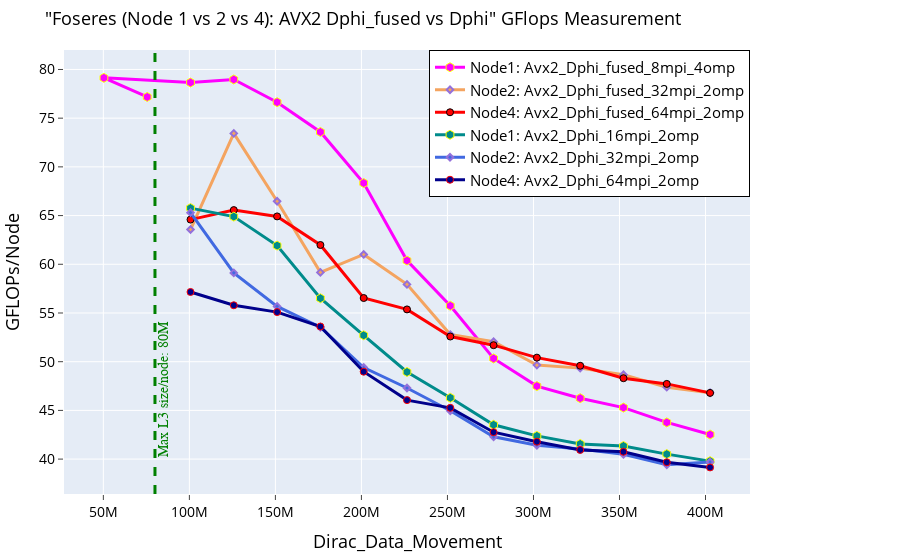

This figure's notebook cell:
### Markdown cell above
# AVX Best cases on Node 1, 2 and 4

### Code cell
# AVX2 Fused Cases
fig = go.Figure()
fig.add_trace(go.Scatter(x=(dfn1AvxFusNonProb_8mpi_4omp.Dirc_Data_Mov*(dfn1AvxFusNonProb_8mpi_4omp.MPI_size)), 
                         y=(dfn1AvxFusNonProb_8mpi_4omp.GFLOPS*(dfn1AvxFusNonProb_8mpi_4omp.MPI_size)), 
                         mode='lines+markers', 
                         name='Node1: Avx2_Dphi_fused_8mpi_4omp',
                         line=dict(color='magenta',width=3),
                         marker=dict(symbol='hexagon',size=9, line=dict(color='yellow',width=1))))

fig.add_trace(go.Scatter(x=(dfn2AvxFusNonProb_32mpi_2omp.Dirc_Data_Mov*(dfn2AvxFusNonProb_32mpi_2omp.MPI_size/2)), 
                         y=(dfn2AvxFusNonProb_32mpi_2omp.GFLOPS*(dfn2AvxFusNonProb_32mpi_2omp.MPI_size/2)), 
                         mode='lines+markers', 
                         name='Node2: Avx2_Dphi_fused_32mpi_2omp',
                         line=dict(color='sandybrown',width=3),
                         marker=dict(symbol='diamond',size=5,line=dict(color='MediumPurple',width=2))))

fig.add_trace(go.Scatter(x=(dfn4AvxFusNonProb_64mpi_2omp.Dirc_Data_Mov*(dfn4AvxFusNonProb_64mpi_2omp.MPI_size/4)), 
                         y=(dfn4AvxFusNonProb_64mpi_2omp.GFLOPS*(dfn4AvxFusNonProb_64mpi_2omp.MPI_size/4)), 
                         mode='lines+markers', 
                         name='Node4: Avx2_Dphi_fused_64mpi_2omp',
                         line=dict(color='red',width=3),
                         marker=dict(symbol='circle',size=7, line=dict(color='black',width=1))))

# AVX-2 Non-fused Cases
fig.add_trace(go.Scatter(x=(dfn1AvxNonFusNonProb_16mpi_2omp.Dirc_Data_Mov*(dfn1AvxNonFusNonProb_16mpi_2omp.MPI_size)), 
                         y=(dfn1AvxNonFusNonProb_16mpi_2omp.GFLOPS*(dfn1AvxNonFusNonProb_16mpi_2omp.MPI_size)), 
                         mode='lines+markers', 
                         name='Node1: Avx2_Dphi_16mpi_2omp',
                         line=dict(color='darkcyan',width=3),
                         marker=dict(symbol='hexagon',size=9, line=dict(color='yellow',width=1))))



fig.add_trace(go.Scatter(x=(dfn2AvxNonFusNonProb_32mpi_2omp.Dirc_Data_Mov*(dfn2AvxNonFusNonProb_32mpi_2omp.MPI_size/2)), 
                         y=(dfn2AvxNonFusNonProb_32mpi_2omp.GFLOPS*(dfn2AvxNonFusNonProb_32mpi_2omp.MPI_size/2)), 
                         mode='lines+markers', 
                         name='Node2: Avx2_Dphi_32mpi_2omp',
                         line=dict(color='royalblue',width=3),
                         marker=dict(symbol='diamond',size=5,line=dict(color='MediumPurple',width=2))))

fig.add_trace(go.Scatter(x=(dfn4AvxNonFusNonProb_64mpi_2omp.Dirc_Data_Mov*(dfn4AvxNonFusNonProb_64mpi_2omp.MPI_size/4)), 
                         y=(dfn4AvxNonFusNonProb_64mpi_2omp.GFLOPS*(dfn4AvxNonFusNonProb_64mpi_2omp.MPI_size/4)), 
                         mode='lines+markers', 
                         name='Node4: Avx2_Dphi_64mpi_2omp',
                         line=dict(color='darkblue',width=3),
                         marker=dict(symbol='circle',size=7, line=dict(color='red',width=1))))

# Adding a vertical line
fig.add_vline(x=80e6, line_width=3, line_dash="dash", line_color="green")
# fig.add_hline(y=1024, line_width=3, line_dash="dash", line_color="red")

fig.add_annotation(
    x=80e6,
    y=40,
    text='Max L3 size/node: 80M',
    xanchor='left',  # Anchor the text to the left side of the annotation point
    yanchor='bottom',
    showarrow=False,
    arrowhead=1,
    arrowsize=1,
    arrowwidth=2,
    arrowcolor="#636363",
    ax=-60,  # Move the text 60 units to the left
    ay=-30,
    font=dict(size=14, color="green", family="Sans Serif"),
    align="left",
    textangle=-90,  # Rotate the text 90 degrees counter-clockwise
)


# fig.add_annotation(
#     x='300e6'
#     , y=155
#     , text=f'Max Bandwidth Per Node'
#     , yanchor='bottom'
#     , showarrow=False
#     , arrowhead=1
#     , arrowsize=1
#     , arrowwidth=2
#     , arrowcolor="#636363"
#     , ax=-20
#     , ay=-30
#     , font=dict(size=12, color="orange", family="Sans Serif")
#     , align="left"
#     ,)



fig.update_layout(
    title=dict(text='"Foseres (Node 1 vs 2 vs 4): AVX2 Dphi_fused vs Dphi" GFlops Measurement',
               font=dict(color="black", size=18)),  # Set title text color to black
    xaxis_title=dict(text='Dirac_Data_Movement', font=dict(color="black", size=18)), 
    yaxis_title=dict(text='GFLOPs/Node', font=dict(color="black", size=18)), 
    xaxis=dict(ticks="outside", tickfont=dict(color="black", size=14)),  # Set font color for x-axis ticks
    yaxis=dict(ticks="outside", tickfont=dict(color="black", size=14)),  # Set font color for y-axis ticks
    legend=go.layout.Legend(bordercolor="black", borderwidth=1, x=1, xanchor="right", y=1, yanchor="top",
                            font=dict(color="black", size=15)),  # Set legend text color to black
    margin=dict(l=50, r=150, t=50, b=50)  # Adjust the left and right margins
)

### Figure 1 — Plotly figure (JSON) as saved in the notebook; plotly's stock layout.template omitted (floating-point values rounded to 4 significant figures)
{"data": [{"line": {"color": "magenta", "width": 3}, "marker": {"line": {"color": "yellow", "width": 1}, "size": 9, "symbol": "hexagon"}, "mode": "lines+markers", "name": "Node1: Avx2_Dphi_fused_8mpi_4omp", "type": "scatter", "x": [75497472, 50331648, 100663296, 125829120, 150994944, 176160768, 201326592, 226492416, 251658240, 276824064, 301989888, 327155712, 352321536, 377487360, 402653184], "y": [77.18, 79.14, 78.66, 78.97, 76.64, 73.58, 68.34, 60.38, 55.74, 50.34, 47.49, 46.25, 45.28, 43.77, 42.52]}, {"line": {"color": "sandybrown", "width": 3}, "marker": {"line": {"color": "MediumPurple", "width": 2}, "size": 5, "symbol": "diamond"}, "mode": "lines+markers", "name": "Node2: Avx2_Dphi_fused_32mpi_2omp", "type": "scatter", "x": [100663296, 125829120, 150994944, 176160768, 201326592, 226492416, 251658240, 276824064, 301989888, 327155712, 352321536, 377487360, 402653184], "y": [63.57, 73.44, 66.47, 59.17, 61.01, 57.94, 52.79, 52.05, 49.65, 49.34, 48.66, 47.38, 46.81]}, {"line": {"color": "red", "width": 3}, "marker": {"line": {"color": "black", "width": 1}, "size": 7, "symbol": "circle"}, "mode": "lines+markers", "name": "Node4: Avx2_Dphi_fused_64mpi_2omp", "type": "scatter", "x": [100663296, 125829120, 150994944, 176160768, 201326592, 226492416, 251658240, 276824064, 301989888, 327155712, 352321536, 377487360, 402653184], "y": [64.59, 65.56, 64.92, 61.98, 56.54, 55.37, 52.58, 51.69, 50.42, 49.58, 48.31, 47.72, 46.8]}, {"line": {"color": "darkcyan", "width": 3}, "marker": {"line": {"color": "yellow", "width": 1}, "size": 9, "symbol": "hexagon"}, "mode": "lines+markers", "name": "Node1: Avx2_Dphi_16mpi_2omp", "type": "scatter", "x": [100663296, 125829120, 150994944, 176160768, 201326592, 226492416, 251658240, 276824064, 301989888, 327155712, 352321536, 377487360, 402653184], "y": [65.77, 64.89, 61.92, 56.51, 52.71, 48.94, 46.29, 43.52, 42.38, 41.56, 41.35, 40.51, 39.79]}, {"line": {"color": "royalblue", "width": 3}, "marker": {"line": {"color": "MediumPurple", "width": 2}, "size": 5, "symbol": "diamond"}, "mode": "lines+markers", "name": "Node2: Avx2_Dphi_32mpi_2omp", "type": "scatter", "x": [100663296, 125829120, 150994944, 176160768, 201326592, 226492416, 251658240, 276824064, 301989888, 327155712, 352321536, 377487360, 402653184], "y": [65.3, 59.12, 55.68, 53.54, 49.4, 47.3, 44.96, 42.28, 41.43, 41.04, 40.49, 39.41, 39.7]}, {"line": {"color": "darkblue", "width": 3}, "marker": {"line": {"color": "red", "width": 1}, "size": 7, "symbol": "circle"}, "mode": "lines+markers", "name": "Node4: Avx2_Dphi_64mpi_2omp", "type": "scatter", "x": [100663296, 125829120, 150994944, 176160768, 201326592, 226492416, 251658240, 276824064, 301989888, 327155712, 352321536, 377487360, 402653184], "y": [57.16, 55.79, 55.09, 53.61, 48.97, 46.06, 45.26, 42.76, 41.79, 40.94, 40.75, 39.68, 39.15]}], "layout": {"annotations": [{"align": "left", "arrowcolor": "#636363", "arrowhead": 1, "arrowsize": 1, "arrowwidth": 2, "ax": -60, "ay": -30, "font": {"color": "green", "family": "Sans Serif", "size": 14}, "showarrow": false, "text": "Max L3 size/node: 80M", "textangle": -90, "x": 80000000, "xanchor": "left", "y": 40, "yanchor": "bottom"}], "legend": {"bordercolor": "black", "borderwidth": 1, "font": {"color": "black", "size": 15}, "x": 1, "xanchor": "right", "y": 1, "yanchor": "top"}, "margin": {"b": 50, "l": 50, "r": 150, "t": 50}, "shapes": [{"line": {"color": "green", "dash": "dash", "width": 3}, "type": "line", "x0": 80000000, "x1": 80000000, "xref": "x", "y0": 0, "y1": 1, "yref": "y domain"}], "title": {"font": {"color": "black", "size": 18}, "text": "\"Foseres (Node 1 vs 2 vs 4): AVX2 Dphi_fused vs Dphi\" GFlops Measurement"}, "xaxis": {"tickfont": {"color": "black", "size": 14}, "ticks": "outside", "title": {"font": {"color": "black", "size": 18}, "text": "Dirac_Data_Movement"}}, "yaxis": {"tickfont": {"color": "black", "size": 14}, "ticks": "outside", "title": {"font": {"color": "black", "size": 18}, "text": "GFLOPs/Node"}}}}
